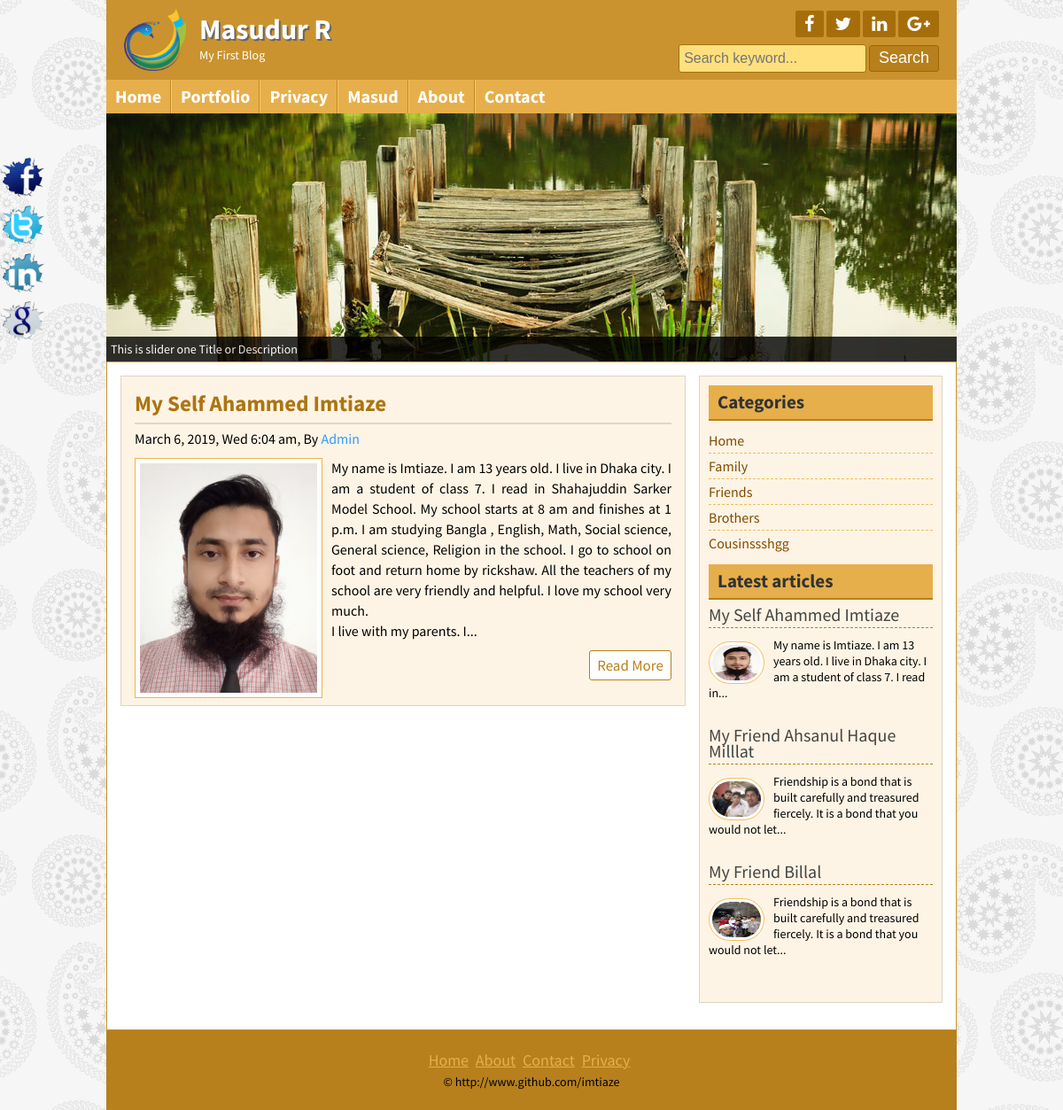
/posts.php?category=1, run on the app's committed database.
### tables this page shows
CREATE TABLE `tbl_title` (
  `id` int(11) NOT NULL,
  `title` varchar(111) NOT NULL,
  `slogan` varchar(111) NOT NULL,
  `logo` varchar(111) NOT NULL
);

CREATE TABLE `tbl_social` (
  `id` int(11) NOT NULL,
  `facebook` varchar(111) NOT NULL,
  `twitter` varchar(255) NOT NULL,
  `linkedin` varchar(255) NOT NULL,
  `google` varchar(255) NOT NULL
);

CREATE TABLE `tbl_page` (
  `id` int(11) NOT NULL,
  `name` varchar(255) NOT NULL,
  `body` text NOT NULL
);

CREATE TABLE `tbl_post` (
  `id` int(11) NOT NULL,
  `cat` int(11) NOT NULL,
  `title` varchar(255) NOT NULL,
  `body` text NOT NULL,
  `image` varchar(255) NOT NULL,
  `author` varchar(50) NOT NULL,
  `tags` varchar(255) NOT NULL,
  `date` timestamp NOT NULL DEFAULT CURRENT_TIMESTAMP
);

CREATE TABLE `tbl_category` (
  `id` int(11) NOT NULL,
  `name` varchar(50) NOT NULL
);

CREATE TABLE `tbl_footer` (
  `id` int(1) NOT NULL,
  `note` varchar(111) NOT NULL
);

### lib/Database.php (called while the page is built, shortened)
<?php
Class Database{
	public $host   = DB_HOST;
	public $user   = DB_USER;
	public $pass   = DB_PASS;
	public $dbname = DB_NAME;
	public $link;
	private function connectDB(){
		$this->link = new mysqli($this->host, $this->user, $this->pass, $this->dbname);
	}
	public function select($query){
		$result = $this->link->query($query) or die($this->link->error.__LINE__);
		if($result->num_rows > 0){
			return $result;
		} else {
			return false;
		}
	}
}

### helpers/Format.php (called while the page is built, shortened)
<?php
class Format {
  public function formatDate($date) {
    return date('F j, Y, D g:i a', strtotime($date));
  }
  public function formatPost($postBody, $limit=400) {
    $postBody = $postBody." ";
    $postBody = substr($postBody, 0, $limit);
    $postBody = substr($postBody, 0, strrpos($postBody, ' '));
    $postBody = $postBody."...";
    return $postBody;
  }
}

### posts.php (the view)
<?php include 'inc/header.php'; ?>
<?php include 'inc/slider.php'; ?>
<div class="contentsection contemplete clear">
  <div class="maincontent clear">
    <?php
    if (!isset($_GET['category']) || $_GET['category'] == NULL) {
      header("Location:404.php");
    }
    else {
      $category = $_GET['category'];
    }
    $query = "SELECT * FROM tbl_post WHERE cat='$category' ";
    $post = $db->select($query);
    if ($post) {
      while ($result = $post->fetch_assoc()) {
        ?>
        <div class="samepost clear">
          <h2><a href="post.php?id=<?php echo $result['id']; ?>"><?php echo $result['title']; ?></a></h2>
          <h4><?php echo $fm->formatDate($result['date']); ?>, By <a href="#"><?php echo $result['author']; ?></a></h4>
          <a href="#"><img src="admin/<?php echo $result['image']; ?>" alt="post image"/></a>
          <p><?php echo $fm->formatPost($result['body'], 450); ?></p>
          <div class="readmore clear">
            <a href="post.php?id=<?php echo $result['id']; ?>">Read More</a>
          </div>
        </div>
        <?php
      }
    }
    else{
      echo "<span class='error'>There is no post in this category !!!</span>";
    }
    ?>
  </div>
  <?php include 'inc/sidebar.php'; ?>
</div>
<?php include 'inc/footer.php'; ?>

### inc/header.php (shortened to what this page needs)
<?php include 'lib/Database.php'; ?>
<?php include 'helpers/Format.php'; ?>
<?php
$db = new Database();
$fm = new Format();
?>
<!DOCTYPE html>
<html>
<head>
  <link rel="stylesheet" href="font-awesome-4.5.0/css/font-awesome.css">
  <link rel="stylesheet" href="css/nivo-slider.css" type="text/css" media="screen" />
  <link rel="stylesheet" href="style.css">
</head>
<body>
  <div class="headersection templete clear">
    <a href="index.php">
      <div class="logo">
        <?php
        $query = "SELECT * FROM tbl_title WHERE id='1' ";
        $resutlQuery = $db->select($query);
        if ($resutlQuery) {
          while($result = $resutlQuery->fetch_assoc()){
            ?>
            <img src="admin/<?php echo $result['logo']; ?>" alt="Logo"/>
            <h2><?php echo $result['title']; ?></h2>
            <p><?php echo $result['slogan']; ?></p>
            <?php
          }
        }
        ?>
      </div>
    </a>
    <?php
    $socialQuery = "SELECT * FROM tbl_social WHERE id='1' ";
    $resutlSocialQuery = $db->select($socialQuery);
    if ($resutlSocialQuery) {
      while($socialResultQuery = $resutlSocialQuery->fetch_assoc()){
        ?>
        <div class="social clear">
          <div class="icon clear">
            <a href ="<?php echo $socialResultQuery['facebook']; ?>" target="_blank" ><i class="fa fa-facebook"></i></a>
            <a href ="<?php echo $socialResultQuery['twitter']; ?>" target="_blank"><i class="fa fa-twitter"></i></a>
            <a href ="<?php echo $socialResultQuery['linkedin']; ?>" target="_blank"><i class="fa fa-linkedin"></i></a>
            <a href ="<?php echo $socialResultQuery['google']; ?>" target="_blank"><i class="fa fa-google-plus"></i></a>
          </div>
          <?php
        }
      }
      ?>
      <div class="searchbtn clear">
        <form action="search.php" method="GET">
          <input type="text" name="keyword" placeholder="Search keyword..."/>
          <input type="submit" name="search" value="Search"/>
        </form>
      </div>
    </div>
  </div>
  <div class="navsection templete">
    <?php
    $path =$_SERVER['SCRIPT_NAME'];
    $title = basename($path, '.php');
    ?>
    <ul>
      <li><a href="index.php"
        <?php if($title=='index'){echo 'id="active"';} ?>
        >Home</a>
      </li>
      <?php
      $query = "SELECT * FROM tbl_page";
      $queryResult = $db->select($query);
      if ($queryResult) {
        while ($result = $queryResult->fetch_assoc()) {
          ?>
          <li>
            <a href="page.php?pageid=<?php echo $result['id']; ?>"
              <?php
              if (isset($_GET['pageid']) && $_GET['pageid'] == $result['id']) {
                echo 'id="active"';
              }
              ?> >
              <?php echo $result['name']; ?>
            </a>
          </li>
          <?php
        }
      }
      ?>
      <li><a href="about.php"
        <?php if($title=='about'){echo 'id="active"';} ?>
        >About</a>
      </li>
      <li><a href="contact.php"
        <?php if($title=='contact'){echo 'id="active"';} ?>
        >Contact</a>
      </li>
    </ul>
  </div>

### inc/sidebar.php
<div class="sidebar clear">
  <div class="samesidebar clear">
    <h2>Categories</h2>
    <ul>
      <?php
      $query = "SELECT * FROM tbl_category";
      $category = $db->select($query);
      if ($category) {
        while ($resultCategory = $category->fetch_assoc()) {
          ?>
          <li><a href="posts.php?category=<?php echo $resultCategory['id']; ?>"><?php echo $resultCategory['name']; ?></a></li>
          <?php
        }
      }
      else {
        ?>
        <li>No category  Created.</li>
        <?php
      }
      ?>
    </ul>
  </div>
  <div class="samesidebar clear">
    <h2>Latest articles</h2>
    <?php
    $query = "SELECT * FROM tbl_post ORDER BY id DESC LIMIT 6";
    $latestPost = $db->select($query);
    if ($latestPost) {
      while ($resultLatestPost = $latestPost->fetch_assoc()) {
        ?>
        <div class="popular clear">
          <h3><a href="post.php?id=<?php echo $resultLatestPost['id']; ?>"><?php echo $resultLatestPost['title']; ?></a></h3>
          <a href="post.php?id=<?php echo $resultLatestPost['id']; ?>"><img src="admin/<?php echo $resultLatestPost['image']; ?>" alt="post image"/></a>
          <p><?php echo $fm->formatPost($resultLatestPost['body'], 110); ?></p>
        </div>
        <?php
      }
    }
    else {
      ?>
      <li>No Latest Post.</li>
      <?php
    }
    ?>
  </div>
</div>

### inc/footer.php (shortened to what this page needs)
<div class="footersection templete clear">
  <div class="footermenu clear">
    <ul>
      <li><a href="#">Home</a></li>
      <li><a href="#">About</a></li>
      <li><a href="#">Contact</a></li>
      <li><a href="#">Privacy</a></li>
    </ul>
  </div>
  <?php
  $copyrightQuery = "SELECT * FROM tbl_footer WHERE id='1' ";
  $copyrightResult = $db->select($copyrightQuery);
  if ($copyrightResult) {
    while ($resultCopyright = $copyrightResult->fetch_assoc()) {
      ?>
      <p>&copy; <?php echo $resultCopyright['note']; ?></p>
      <?php
    }
  }
  ?>
</div>
<?php
$socialQuery = "SELECT * FROM tbl_social WHERE id='1' ";
$resutlSocialQuery = $db->select($socialQuery);
if ($resutlSocialQuery) {
  while($socialResultQuery = $resutlSocialQuery->fetch_assoc()){
    ?>
    <div class="fixedicon clear">
      <a href="<?php echo $socialResultQuery['facebook']; ?>"><img src="images/fb.png" alt="Facebook"/></a>
      <a href="<?php echo $socialResultQuery['twitter']; ?>"><img src="images/tw.png" alt="Twitter"/></a>
      <a href="<?php echo $socialResultQuery['linkedin']; ?>"><img src="images/in.png" alt="LinkedIn"/></a>
      <a href="<?php echo $socialResultQuery['google']; ?>"><img src="images/gl.png" alt="GooglePlus"/></a>
    </div>
    <?php
  }
}
?>
</body>
</html>

### data on the page
tbl_title: logo (picture), title "Masudur R", slogan "My First Blog"
tbl_page: name "Portfolio"
tbl_page: name "Privacy"
tbl_page: name "Masud"
tbl_post: title "My Self Ahammed Imtiaze", date "March 6, 2019, Wed 6:04 am", author "Admin", image (picture), body "My name is Imtiaze. I am 13 years old. I live in Dhaka city. I am a student of class 7. I read in Shahajuddin Sarker Model School. My school starts at 8 am and finishes at 1 p.m. I am studying Bangla , English, Math, Social science, General science, Religion in the school. I go to school on foot and return home by rickshaw. All the teachers of my school are very friendly and helpful. I love my school very much. I live with my parents. I...", body "My name is Imtiaze. I am 13 years old. I live in Dhaka city. I am a student of class 7. I read in..."
tbl_category: name "Home"
tbl_category: name "Family"
tbl_category: name "Friends"
tbl_category: name "Brothers"
tbl_category: name "Cousinssshgg"
tbl_post: title "My Friend Ahsanul Haque Milllat", image (picture), body "Friendship is a bond that is built carefully and treasured fiercely. It is a bond that you would not let..."
tbl_post: title "My Friend Billal", image (picture), body "Friendship is a bond that is built carefully and treasured fiercely. It is a bond that you would not let..."
tbl_footer: note "http://www.github.com/imtiaze"
